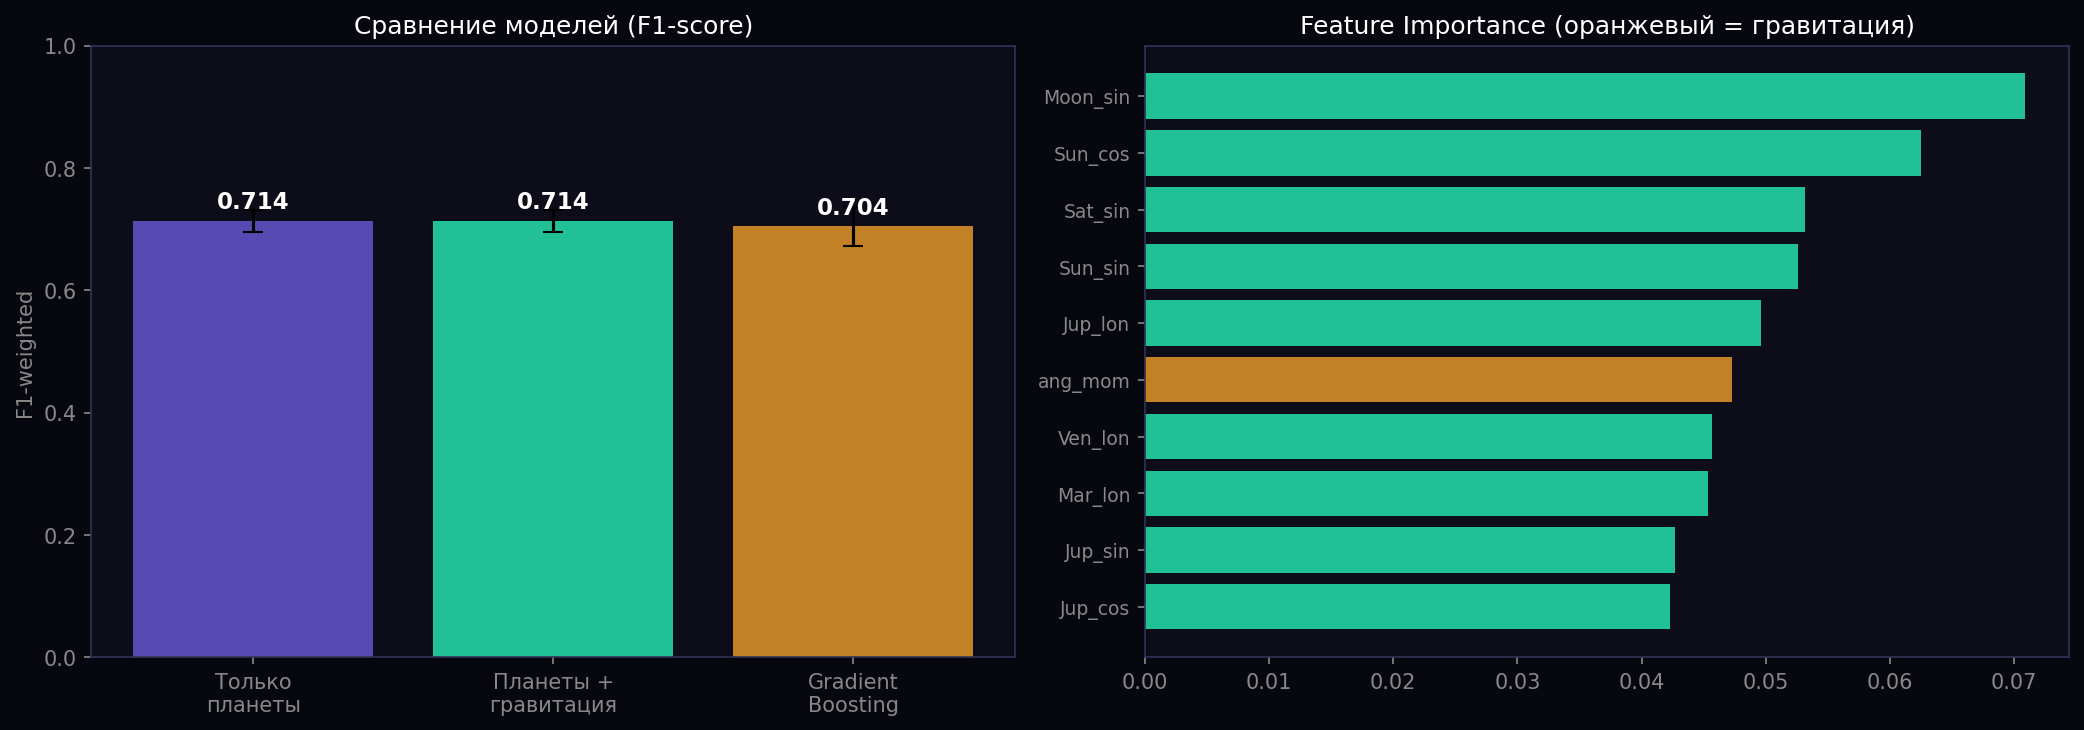

Python code for this plot:
import json, pickle, numpy as np
from datetime import datetime, timedelta
import ephem, math
from sklearn.ensemble import RandomForestClassifier, GradientBoostingClassifier
from sklearn.model_selection import cross_val_score, StratifiedKFold
from sklearn.preprocessing import LabelEncoder
from sklearn.inspection import permutation_importance
import matplotlib
matplotlib.use('Agg')
import matplotlib.pyplot as plt

print("GRAVITY + ML FUSION")
print("Добавляем физику в предиктор событий\n")

# Загружаем гравитационные данные
with open("quarterly_gravity.json") as f:
    grav_data = json.load(f)

print(f"Гравитационных точек: {len(grav_data)}")

# Исторические события (из предыдущей модели)
EVENTS = [
    ("1929-10-29","economic_crisis"),("1933-03-04","geopolitical"),
    ("1939-09-01","geopolitical"),("1941-12-07","geopolitical"),
    ("1945-08-06","geopolitical"),("1950-06-25","geopolitical"),
    ("1957-10-04","tech_breakthrough"),("1962-10-16","geopolitical"),
    ("1968-04-04","geopolitical"),("1969-07-20","tech_breakthrough"),
    ("1973-10-17","economic_crisis"),("1979-03-28","natural_disaster"),
    ("1980-05-18","natural_disaster"),("1986-01-28","tech_breakthrough"),
    ("1986-04-26","natural_disaster"),("1987-10-19","economic_crisis"),
    ("1989-11-09","geopolitical"),("1991-01-17","geopolitical"),
    ("1991-12-25","geopolitical"),("1994-01-17","natural_disaster"),
    ("1995-04-01","tech_breakthrough"),  # натальная дата — контрольная точка
    ("1997-07-02","economic_crisis"),("1998-08-17","economic_crisis"),
    ("2000-01-01","tech_breakthrough"),("2001-09-11","geopolitical"),
    ("2001-12-02","economic_crisis"),("2003-03-20","geopolitical"),
    ("2004-12-26","natural_disaster"),("2005-08-29","natural_disaster"),
    ("2007-06-01","economic_crisis"),("2008-09-15","economic_crisis"),
    ("2010-01-12","natural_disaster"),("2010-04-20","natural_disaster"),
    ("2011-03-11","natural_disaster"),("2011-03-15","natural_disaster"),
    ("2013-04-15","geopolitical"),("2014-03-18","geopolitical"),
    ("2015-09-28","geopolitical"),("2016-06-23","geopolitical"),
    ("2017-08-25","natural_disaster"),("2018-11-08","natural_disaster"),
    ("2019-12-31","epidemic"),("2020-03-11","epidemic"),
    ("2020-03-20","economic_crisis"),("2021-01-06","geopolitical"),
    ("2021-11-26","epidemic"),("2022-02-24","geopolitical"),
    ("2022-05-09","economic_crisis"),("2023-02-06","natural_disaster"),
    ("2023-10-07","geopolitical"),("2024-01-01","tech_breakthrough"),
]

def get_planet_features(date_str):
    dt = datetime.strptime(date_str, "%Y-%m-%d")
    obs = ephem.Observer()
    obs.date = dt.strftime("%Y/%m/%d")
    planets = [ephem.Sun(), ephem.Moon(), ephem.Mercury(), ephem.Venus(),
               ephem.Mars(), ephem.Jupiter(), ephem.Saturn()]
    features = []
    for p in planets:
        p.compute(obs)
        features.extend([float(p.hlong), math.sin(float(p.hlong)),
                         math.cos(float(p.hlong))])
    # Аспекты Юпитер-Сатурн
    jup = ephem.Jupiter(); sat = ephem.Saturn()
    jup.compute(obs); sat.compute(obs)
    aspect = abs(math.degrees(float(jup.hlong) - float(sat.hlong))) % 360
    features.append(math.sin(math.radians(aspect)))
    features.append(math.cos(math.radians(aspect)))
    return features

# Индексируем гравитационные данные по дате
grav_index = {}
for g in grav_data:
    grav_index[g["date"][:7]] = g  # по YYYY-MM

def get_grav_features(date_str):
    ym = date_str[:7]
    # Ищем ближайший квартал
    dt = datetime.strptime(date_str, "%Y-%m-%d")
    best = None
    best_diff = 999
    for g in grav_data:
        gdt = datetime.strptime(g["date"][:10], "%Y-%m-%d")
        diff = abs((gdt - dt).days)
        if diff < best_diff:
            best_diff = diff
            best = g
    if best:
        return [
            best.get("grav_potential_log", 0),
            best.get("grav_force_mag", 0),
            best.get("angular_momentum_log", 0),
            best.get("tidal_force", 0),
        ]
    return [0, 0, 0, 0]

print("Строим датасет с гравитационными признаками...")

X_planets, X_fusion, y = [], [], []
le = LabelEncoder()

for date, event_type in EVENTS:
    pf = get_planet_features(date)
    gf = get_grav_features(date)
    X_planets.append(pf)
    X_fusion.append(pf + gf)
    y.append(event_type)

# Нейтральные дни
import random
random.seed(42)
neutral_dates = []
start = datetime(1929, 1, 1)
for _ in range(300):
    days = random.randint(0, 34675)
    d = start + timedelta(days=days)
    if not any(abs((datetime.strptime(e[0],"%Y-%m-%d")-d).days) < 30 for e in EVENTS):
        neutral_dates.append(d.strftime("%Y-%m-%d"))

for date in neutral_dates[:200]:
    pf = get_planet_features(date)
    gf = get_grav_features(date)
    X_planets.append(pf)
    X_fusion.append(pf + gf)
    y.append("neutral")

y_enc = le.fit_transform(y)

print(f"Датасет: {len(y)} точек, классы: {list(le.classes_)}")

# Сравниваем модели
cv = StratifiedKFold(n_splits=5, shuffle=True, random_state=42)

rf_planets = RandomForestClassifier(n_estimators=200, max_depth=8, random_state=42)
rf_fusion  = RandomForestClassifier(n_estimators=200, max_depth=8, random_state=42)
gb_fusion  = GradientBoostingClassifier(n_estimators=200, max_depth=4, random_state=42)

scores_p = cross_val_score(rf_planets, X_planets, y_enc, cv=cv, scoring='f1_weighted')
scores_f = cross_val_score(rf_fusion,  X_fusion,  y_enc, cv=cv, scoring='f1_weighted')
scores_g = cross_val_score(gb_fusion,  X_fusion,  y_enc, cv=cv, scoring='f1_weighted')

print(f"\nРезультаты (F1-weighted, 5-fold CV):")
print(f"  Только планеты:          {scores_p.mean():.3f} ± {scores_p.std():.3f}")
print(f"  Планеты + гравитация:    {scores_f.mean():.3f} ± {scores_f.std():.3f}  {'✓ улучшение' if scores_f.mean() > scores_p.mean() else '↓'}")
print(f"  GradientBoosting fusion: {scores_g.mean():.3f} ± {scores_g.std():.3f}")

# Обучаем финальную модель
rf_fusion.fit(X_fusion, y_enc)

# Feature importance
feature_names = (
    [f"{p}_{t}" for p in ["Sun","Moon","Mer","Ven","Mar","Jup","Sat"]
     for t in ["lon","sin","cos"]]
    + ["JS_sin","JS_cos"]
    + ["grav_pot","grav_force","ang_mom","tidal"]
)

importances = rf_fusion.feature_importances_
top_idx = np.argsort(importances)[::-1][:12]

print(f"\nТоп-12 признаков:")
for i in top_idx:
    bar = "█" * int(importances[i] * 200)
    print(f"  {feature_names[i]:20s} {importances[i]:.4f}  {bar}")

# Прогноз на ближайшие пики (из full_gravity результатов)
peak_dates = ["2026-10-18","2027-04-04","2027-03-21","2028-03-19","2027-10-03"]
classes = le.classes_

print(f"\nПРОГНОЗ ДЛЯ ГРАВИТАЦИОННЫХ ПИКОВ:")
predictions = {}
for date in peak_dates:
    pf = get_planet_features(date)
    gf = get_grav_features(date)
    proba = rf_fusion.predict_proba([pf + gf])[0]
    top_class = classes[np.argmax(proba)]
    top_prob = np.max(proba)
    predictions[date] = {c: round(float(p), 4) for c, p in zip(classes, proba)}
    print(f"\n  {date}:")
    for c, p in sorted(zip(classes, proba), key=lambda x: -x[1]):
        bar = "▓" * int(p * 30)
        print(f"    {c:20s} {p:.1%}  {bar}")

# Сохраняем
with open("gravity_ml_fusion.json","w") as f:
    json.dump({
        "scores": {
            "planets_only": round(float(scores_p.mean()),3),
            "fusion": round(float(scores_f.mean()),3),
            "gradient_boost": round(float(scores_g.mean()),3),
        },
        "peak_predictions": predictions,
        "top_features": [feature_names[i] for i in top_idx],
    }, f, indent=2)

# График
fig, axes = plt.subplots(1, 2, figsize=(14, 5), facecolor="#07080F")

# Сравнение моделей
ax1 = axes[0]
ax1.set_facecolor("#0d0d1a")
models = ["Только\nпланеты", "Планеты +\nгравитация", "Gradient\nBoosting"]
scores = [scores_p.mean(), scores_f.mean(), scores_g.mean()]
errors = [scores_p.std(), scores_f.std(), scores_g.std()]
colors = ["#6B5BDB", "#27EFB5", "#EF9F27"]
bars = ax1.bar(models, scores, color=colors, alpha=0.8, yerr=errors, capsize=5)
ax1.set_title("Сравнение моделей (F1-score)", color="white")
ax1.set_ylabel("F1-weighted", color="#888")
ax1.tick_params(colors="#888")
ax1.set_ylim(0, 1)
for sp in ax1.spines.values(): sp.set_edgecolor("#333355")
for bar, score in zip(bars, scores):
    ax1.text(bar.get_x()+bar.get_width()/2, bar.get_height()+0.02,
             f"{score:.3f}", ha="center", color="white", fontsize=11, fontweight="bold")

# Feature importance
ax2 = axes[1]
ax2.set_facecolor("#0d0d1a")
top_names = [feature_names[i] for i in top_idx[:10]]
top_vals  = [importances[i] for i in top_idx[:10]]
colors2 = ["#EF9F27" if "grav" in n or "ang" in n or "tidal" in n else "#27EFB5"
           for n in top_names]
ax2.barh(range(10), top_vals[::-1], color=colors2[::-1], alpha=0.8)
ax2.set_yticks(range(10))
ax2.set_yticklabels(top_names[::-1], color="#ccc", fontsize=9)
ax2.set_title("Feature Importance (оранжевый = гравитация)", color="white")
ax2.tick_params(colors="#888")
for sp in ax2.spines.values(): sp.set_edgecolor("#333355")

plt.tight_layout()
plt.savefig("gravity_ml_fusion.png", dpi=150, bbox_inches="tight", facecolor="#07080F")
print(f"\n✓ gravity_ml_fusion.png")
print(f"✓ gravity_ml_fusion.json")
